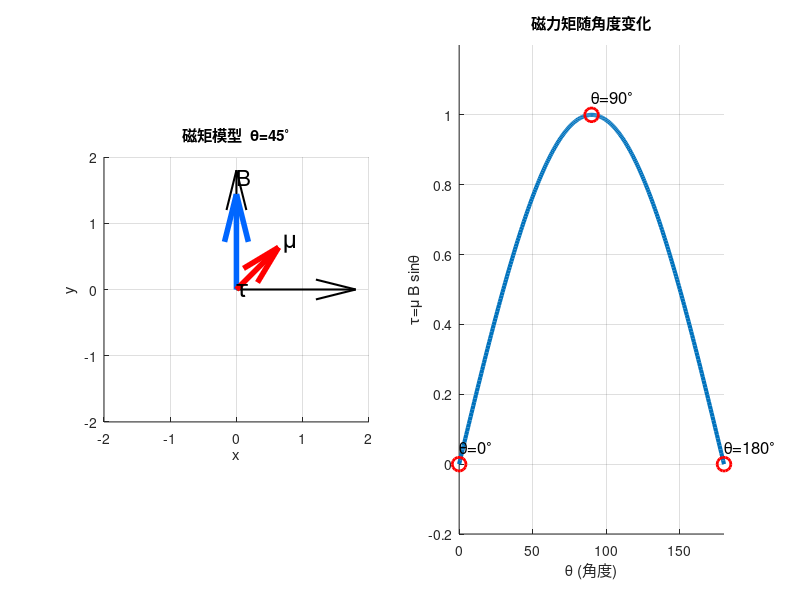

Write the MATLAB code that produced this figure. (Note: this script raises an error after producing the figure.)
%% 磁矩与磁力矩模型可视化
% Magnetic dipole torque visualization
clear; clc; close all;

%% 参数
mu = 1;       % 磁矩大小
B = 1;        % 磁场大小

theta = 45;   % 当前角度
theta_rad = deg2rad(theta);

%% 创建窗口
figure('Color','w','Position',[100 100 1300 600])


%% ============================
% 1. 磁矩模型
% =============================

subplot(1,2,1)
hold on
grid on
axis equal

% 坐标轴
quiver3(0,0,0,2,0,0,'k','LineWidth',1.5)
quiver3(0,0,0,0,2,0,'k','LineWidth',1.5)
quiver3(0,0,0,0,0,2,'k','LineWidth',1.5)

xlabel('x')
ylabel('y')
zlabel('z')

xlim([-2 2])
ylim([-2 2])
zlim([-1 2])


% 磁场方向 B
quiver3(0,0,0,0,1.6,0,...
    'Color',[0 0.4 1],...
    'LineWidth',4,...
    'MaxHeadSize',0.3)

text(0,1.7,0,'B','FontSize',16)


% 磁矩方向 mu
mu_x = mu*cos(theta_rad);
mu_y = mu*sin(theta_rad);


quiver3(0,0,0,...
    mu_x,mu_y,0,...
    'Color',[1 0 0],...
    'LineWidth',4,...
    'MaxHeadSize',0.4)

text(mu_x,mu_y,0,'\mu',...
    'FontSize',18)


% 力矩方向 tau
tau = cross([mu_x mu_y 0],[0 B 0]);

quiver3(0,0,0,...
    tau(1),tau(2),tau(3),...
    'Color',[0 0.7 0],...
    'LineWidth',4,...
    'MaxHeadSize',0.4)

text(tau(1),tau(2),tau(3),'\tau',...
    'FontSize',18)


title(['磁矩模型  \theta=',num2str(theta),'^\circ'])



%% ============================
% 2. 三种特殊角度
% =============================

subplot(1,2,2)

theta_list=[0 90 180];

tau_list=zeros(size(theta_list));


hold on
grid on


for i=1:length(theta_list)

    th=theta_list(i);

    tau_value=mu*B*sind(th);

    tau_list(i)=tau_value;


end


% 绘制曲线
theta_curve=linspace(0,180,300);

tau_curve=mu*B*sind(theta_curve);


plot(theta_curve,tau_curve,...
    'LineWidth',3)

hold on


% 特殊点
plot(theta_list,tau_list,...
    'ro',...
    'MarkerSize',10,...
    'LineWidth',2)


for i=1:length(theta_list)

    text(theta_list(i),tau_list(i)+0.05,...
        ['\theta=',num2str(theta_list(i)),...
        '^\circ'],...
        'FontSize',12)

end


xlabel('\theta (角度)')
ylabel('\tau=\mu B sin\theta')

title('磁力矩随角度变化')

xlim([0 180])
ylim([-0.2 1.2])



%% 总标题
sgtitle('磁矩在外磁场中的磁力矩模型',...
    'FontSize',18,...
    'FontWeight','bold')
